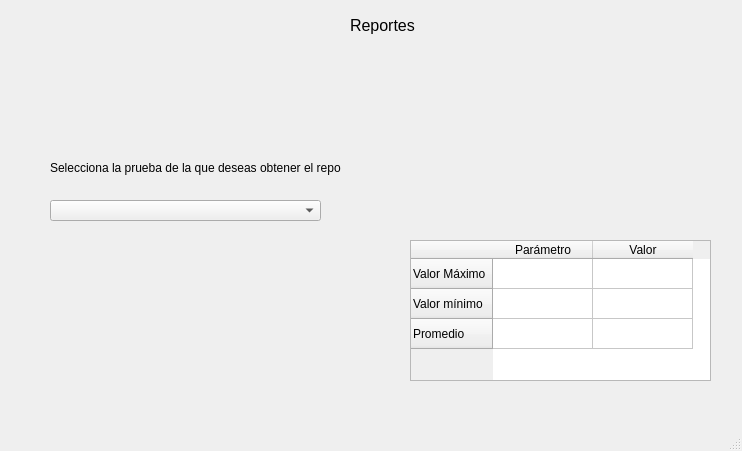
<?xml version="1.0" encoding="UTF-8"?>
<ui version="4.0">
 <class>MainWindow</class>
 <widget class="QMainWindow" name="MainWindow">
  <property name="geometry">
   <rect>
    <x>0</x>
    <y>0</y>
    <width>742</width>
    <height>451</height>
   </rect>
  </property>
  <property name="windowTitle">
   <string>MainWindow</string>
  </property>
  <widget class="QWidget" name="centralwidget">
   <widget class="QLabel" name="label">
    <property name="geometry">
     <rect>
      <x>350</x>
      <y>10</y>
      <width>71</width>
      <height>31</height>
     </rect>
    </property>
    <property name="font">
     <font>
      <pointsize>12</pointsize>
     </font>
    </property>
    <property name="text">
     <string>Reportes</string>
    </property>
   </widget>
   <widget class="MplWidget" name="grafica_prueba" native="true">
    <property name="geometry">
     <rect>
      <x>410</x>
      <y>60</y>
      <width>301</width>
      <height>161</height>
     </rect>
    </property>
   </widget>
   <widget class="QTableWidget" name="tabla_reporte">
    <property name="geometry">
     <rect>
      <x>410</x>
      <y>240</y>
      <width>301</width>
      <height>141</height>
     </rect>
    </property>
    <row>
     <property name="text">
      <string>Valor Máximo</string>
     </property>
    </row>
    <row>
     <property name="text">
      <string>Valor mínimo</string>
     </property>
    </row>
    <row>
     <property name="text">
      <string>Promedio</string>
     </property>
    </row>
    <column>
     <property name="text">
      <string>Parámetro</string>
     </property>
    </column>
    <column>
     <property name="text">
      <string>Valor</string>
     </property>
    </column>
   </widget>
   <widget class="QLabel" name="label_2">
    <property name="geometry">
     <rect>
      <x>50</x>
      <y>160</y>
      <width>291</width>
      <height>16</height>
     </rect>
    </property>
    <property name="text">
     <string>Selecciona la prueba de la que deseas obtener el reporte</string>
    </property>
   </widget>
   <widget class="QComboBox" name="seleccionar_prueba">
    <property name="geometry">
     <rect>
      <x>50</x>
      <y>200</y>
      <width>271</width>
      <height>21</height>
     </rect>
    </property>
   </widget>
  </widget>
  <widget class="QMenuBar" name="menubar">
   <property name="geometry">
    <rect>
     <x>0</x>
     <y>0</y>
     <width>742</width>
     <height>21</height>
    </rect>
   </property>
  </widget>
  <widget class="QStatusBar" name="statusbar"/>
 </widget>
 <customwidgets>
  <customwidget>
   <class>MplWidget</class>
   <extends>QWidget</extends>
   <header>mplwidget.h</header>
   <container>1</container>
  </customwidget>
 </customwidgets>
 <resources/>
 <connections/>
</ui>
